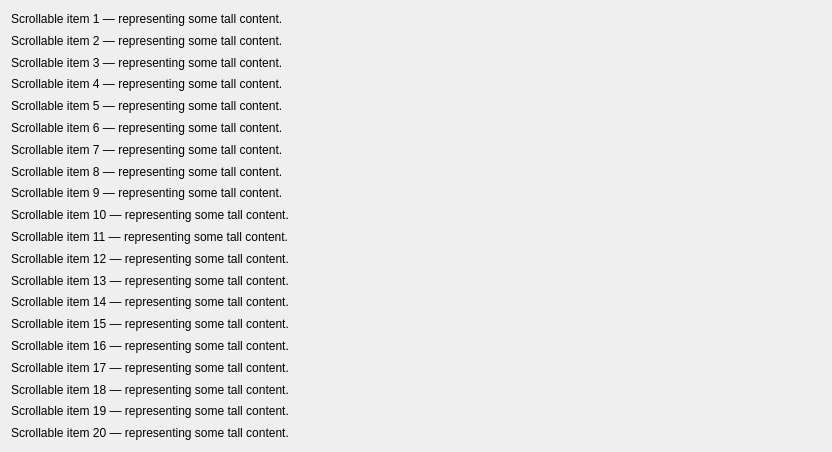
              <widget class="QWidget" name="scrollAreaWidgetContents">
               <property name="geometry">
                <rect>
                 <x>0</x>
                 <y>0</y>
                 <width>832</width>
                 <height>452</height>
                </rect>
               </property>
               <layout class="QVBoxLayout" name="verticalLayout_scroll_content">
                <item>
                 <widget class="QLabel" name="scroll_lbl_1">
                  <property name="text">
                   <string>Scrollable item 1 — representing some tall content.</string>
                  </property>
                 </widget>
                </item>
                <item>
                 <widget class="QLabel" name="scroll_lbl_2">
                  <property name="text">
                   <string>Scrollable item 2 — representing some tall content.</string>
                  </property>
                 </widget>
                </item>
                <item>
                 <widget class="QLabel" name="scroll_lbl_3">
                  <property name="text">
                   <string>Scrollable item 3 — representing some tall content.</string>
                  </property>
                 </widget>
                </item>
                <item>
                 <widget class="QLabel" name="scroll_lbl_4">
                  <property name="text">
                   <string>Scrollable item 4 — representing some tall content.</string>
                  </property>
                 </widget>
                </item>
                <item>
                 <widget class="QLabel" name="scroll_lbl_5">
                  <property name="text">
                   <string>Scrollable item 5 — representing some tall content.</string>
                  </property>
                 </widget>
                </item>
                <item>
                 <widget class="QLabel" name="scroll_lbl_6">
                  <property name="text">
                   <string>Scrollable item 6 — representing some tall content.</string>
                  </property>
                 </widget>
                </item>
                <item>
                 <widget class="QLabel" name="scroll_lbl_7">
                  <property name="text">
                   <string>Scrollable item 7 — representing some tall content.</string>
                  </property>
                 </widget>
                </item>
                <item>
                 <widget class="QLabel" name="scroll_lbl_8">
                  <property name="text">
                   <string>Scrollable item 8 — representing some tall content.</string>
                  </property>
                 </widget>
                </item>
                <item>
                 <widget class="QLabel" name="scroll_lbl_9">
                  <property name="text">
                   <string>Scrollable item 9 — representing some tall content.</string>
                  </property>
                 </widget>
                </item>
                <item>
                 <widget class="QLabel" name="scroll_lbl_10">
                  <property name="text">
                   <string>Scrollable item 10 — representing some tall content.</string>
                  </property>
                 </widget>
                </item>
                <item>
                 <widget class="QLabel" name="scroll_lbl_11">
                  <property name="text">
                   <string>Scrollable item 11 — representing some tall content.</string>
                  </property>
                 </widget>
                </item>
                <item>
                 <widget class="QLabel" name="scroll_lbl_12">
                  <property name="text">
                   <string>Scrollable item 12 — representing some tall content.</string>
                  </property>
                 </widget>
                </item>
                <item>
                 <widget class="QLabel" name="scroll_lbl_13">
                  <property name="text">
                   <string>Scrollable item 13 — representing some tall content.</string>
                  </property>
                 </widget>
                </item>
                <item>
                 <widget class="QLabel" name="scroll_lbl_14">
                  <property name="text">
                   <string>Scrollable item 14 — representing some tall content.</string>
                  </property>
                 </widget>
                </item>
                <item>
                 <widget class="QLabel" name="scroll_lbl_15">
                  <property name="text">
                   <string>Scrollable item 15 — representing some tall content.</string>
                  </property>
                 </widget>
                </item>
                <item>
                 <widget class="QLabel" name="scroll_lbl_16">
                  <property name="text">
                   <string>Scrollable item 16 — representing some tall content.</string>
                  </property>
                 </widget>
                </item>
                <item>
                 <widget class="QLabel" name="scroll_lbl_17">
                  <property name="text">
                   <string>Scrollable item 17 — representing some tall content.</string>
                  </property>
                 </widget>
                </item>
                <item>
                 <widget class="QLabel" name="scroll_lbl_18">
                  <property name="text">
                   <string>Scrollable item 18 — representing some tall content.</string>
                  </property>
                 </widget>
                </item>
                <item>
                 <widget class="QLabel" name="scroll_lbl_19">
                  <property name="text">
                   <string>Scrollable item 19 — representing some tall content.</string>
                  </property>
                 </widget>
                </item>
                <item>
                 <widget class="QLabel" name="scroll_lbl_20">
                  <property name="text">
                   <string>Scrollable item 20 — representing some tall content.</string>
                  </property>
                 </widget>
                </item>
               </layout>
              </widget>
